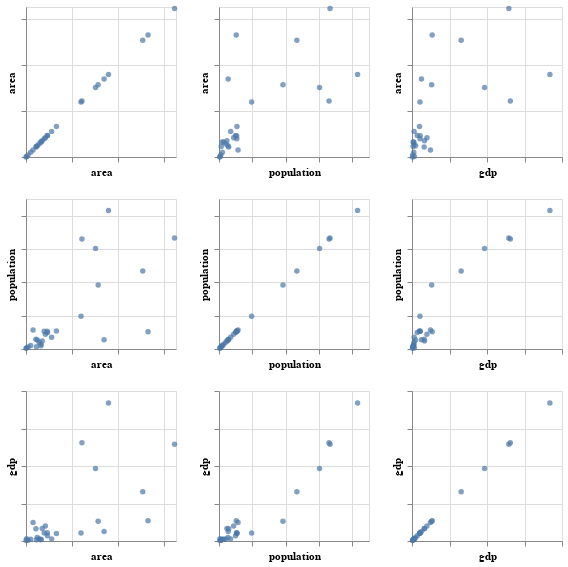

This figure's notebook cell:
### Markdown cell above
### Scatterplot matrix

… but we can have multiple scatterplots in a matrix layout, each cell containing a small scatterplot for a pair of dimensions.

Altair supports [repeated charts](https://altair-viz.github.io/user_guide/compound_charts.html?#repeat-chart), with which we can create multi-view displays in a snap:

### Code cell
data = wikidata

cols = ["area",	"population", "gdp"]


alt.Chart(data).mark_circle().encode(
    # the data dimensions used for the encoding are specified below under repeat
    # they are all quantitative and we remove the axis labels to avoid clutter
    alt.X(alt.repeat("column"), type='quantitative', axis=alt.Axis(labels=False)),
    alt.Y(alt.repeat("row"), type='quantitative', axis=alt.Axis(labels=False)),
    # we add a tooltip with the country's name
    tooltip = "country"    
).properties( width=150, height=150).repeat(
    # specify which data columns are used
    column=cols,
    row=cols
)

### Figure 1 — Vega-Lite specification as saved in the notebook (floating-point values rounded to 4 significant figures)
{"config": {"view": {"continuousWidth": 400, "continuousHeight": 300}}, "repeat": {"column": ["area", "population", "gdp"], "row": ["area", "population", "gdp"]}, "spec": {"data": {"name": "data-34ea964bfc010ceda9c89bff15be15ff"}, "mark": "circle", "encoding": {"tooltip": {"type": "nominal", "field": "country"}, "x": {"type": "quantitative", "axis": {"labels": false}, "field": {"repeat": "column"}}, "y": {"type": "quantitative", "axis": {"labels": false}, "field": {"repeat": "row"}}}, "height": 150, "width": 150}, "$schema": "https://vega.github.io/schema/vega-lite/v4.8.1.json", "datasets": {"data-34ea964bfc010ceda9c89bff15be15ff": [{"country": "Croatia", "area": 56594000000, "population": 4105493, "gdp": 54850000000.0}, {"country": "Romania", "area": 238397000000, "population": 19586539, "gdp": 211800000000.0}, {"country": "Sweden", "area": 528861060000, "population": 10343403, "gdp": 538000000000.0}, {"country": "Finland", "area": 338424380000, "population": 5501043, "gdp": 251900000000.0}, {"country": "Estonia", "area": 45339000000, "population": 1324820, "gdp": 30310000000.0}, {"country": "Austria", "area": 83878990000, "population": 8809212, "gdp": 398700000000.0}, {"country": "Czech Republic", "area": 78866000000, "population": 10693939, "gdp": 215700000000.0}, {"country": "Hungary", "area": 93036000000, "population": 9937628, "gdp": 139100000000.0}, {"country": "Luxembourg", "area": 2586400000, "population": 626108, "gdp": 62400000000.0}, {"country": "Slovenia", "area": 20273000000, "population": 2066880, "gdp": 48770000000.0}, {"country": "Malta", "area": 316000000, "population": 465292, "gdp": 12540000000.0}, {"country": "Belgium", "area": 30528000000, "population": 11431406, "gdp": 492700000000.0}, {"country": "Slovakia", "area": 49035000000, "population": 5397036, "gdp": 95770000000.0}, {"country": "Germany", "area": 357400000000, "population": 83149300, "gdp": 3677000000000.0}, {"country": "Denmark", "area": 42925460000, "population": 5827463, "gdp": 324900000000.0}, {"country": "Italy", "area": 301338000000, "population": 60317000, "gdp": 1935000000000.0}, {"country": "Spain", "area": 505990000000, "population": 46733038, "gdp": 1311000000000.0}, {"country": "Portugal", "area": 92212000000, "population": 10600000, "gdp": 217600000000.0}, {"country": "Cyprus", "area": 9242450000, "population": 1141166, "gdp": 21650000000.0}, {"country": "Greece", "area": 131957000000, "population": 10760421, "gdp": 200300000000.0}, {"country": "France", "area": 643801000000, "population": 66628000, "gdp": 2583000000000.0}, {"country": "Ireland", "area": 70273000000, "population": 4761865, "gdp": 333700000000.0}, {"country": "Lithuania", "area": 65300000000, "population": 2790842, "gdp": 47170000000.0}, {"country": "Bulgaria", "area": 110993600000, "population": 7000039, "gdp": 56830000000.0}, {"country": "United Kingdom", "area": 242495406794, "population": 66022273, "gdp": 2622000000000.0}, {"country": "Poland", "area": 312683000000, "population": 38382576, "gdp": 524500000000.0}, {"country": "Latvia", "area": 64589000000, "population": 1909000, "gdp": 30260000000.0}]}}
